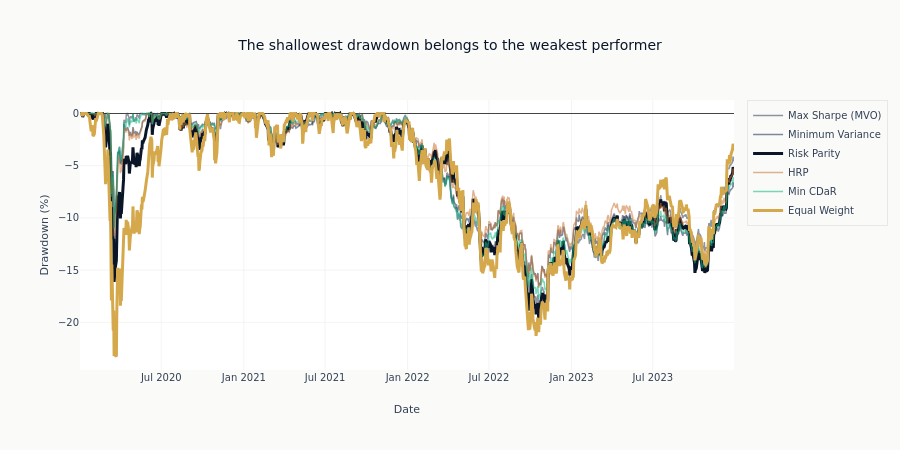

The cell this chart's notebook holds for it:
### Markdown cell above
## 8. Drawdown Comparison

### Code cell
# Compute drawdowns
def compute_drawdown(returns: pd.Series) -> pd.Series:
    cumulative = (1 + returns).cumprod()
    running_max = cumulative.expanding().max()
    return (cumulative - running_max) / running_max


drawdowns = pd.DataFrame({name: compute_drawdown(ret) for name, ret in portfolio_returns.items()})

fig = go.Figure()

for col in drawdowns.columns:
    fig.add_trace(
        go.Scatter(
            x=drawdowns.index,
            y=drawdowns[col] * 100,
            name=col,
            opacity=1.0 if col in {"Risk Parity", "Equal Weight"} else 0.55,
            line=dict(
                color=method_colors[col],
                width=3 if col in {"Risk Parity", "Equal Weight"} else 1.5,
            ),
        )
    )

max_drawdowns = drawdowns.min()
shallowest_name = str(max_drawdowns.idxmax())
fig.update_layout(
    title="The shallowest drawdown belongs to the weakest performer",
    xaxis_title="Date",
    yaxis_title="Drawdown (%)",
    height=450,
    legend=dict(bgcolor=COLORS["bg_light"]),
)
fig.show()

### Figure 1 — Plotly figure (JSON) as saved in the notebook; plotly's stock layout.template omitted (floating-point values rounded to 4 significant figures; data arrays with more than 128 entries replaced by an {"elided": "..."} marker saying what was removed)
{"data": [{"line": {"color": "#334155", "width": 1.5}, "name": "Max Sharpe (MVO)", "opacity": 0.55, "type": "scatter", "x": {"elided": "1006 str values"}, "y": {"elided": "1006 float values"}}, {"line": {"color": "#1a2d4a", "width": 1.5}, "name": "Minimum Variance", "opacity": 0.55, "type": "scatter", "x": {"elided": "1006 str values"}, "y": {"elided": "1006 float values"}}, {"line": {"color": "#0a1628", "width": 3}, "name": "Risk Parity", "opacity": 1.0, "type": "scatter", "x": {"elided": "1006 str values"}, "y": {"elided": "1006 float values"}}, {"line": {"color": "#C87533", "width": 1.5}, "name": "HRP", "opacity": 0.55, "type": "scatter", "x": {"elided": "1006 str values"}, "y": {"elided": "1006 float values"}}, {"line": {"color": "#10b981", "width": 1.5}, "name": "Min CDaR", "opacity": 0.55, "type": "scatter", "x": {"elided": "1006 str values"}, "y": {"elided": "1006 float values"}}, {"line": {"color": "#D4A84B", "width": 3}, "name": "Equal Weight", "opacity": 1.0, "type": "scatter", "x": {"elided": "1006 str values"}, "y": {"elided": "1006 float values"}}], "layout": {"height": 450, "legend": {"bgcolor": "#FAFAF9"}, "title": {"text": "The shallowest drawdown belongs to the weakest performer"}, "xaxis": {"title": {"text": "Date"}}, "yaxis": {"title": {"text": "Drawdown (%)"}}}}
